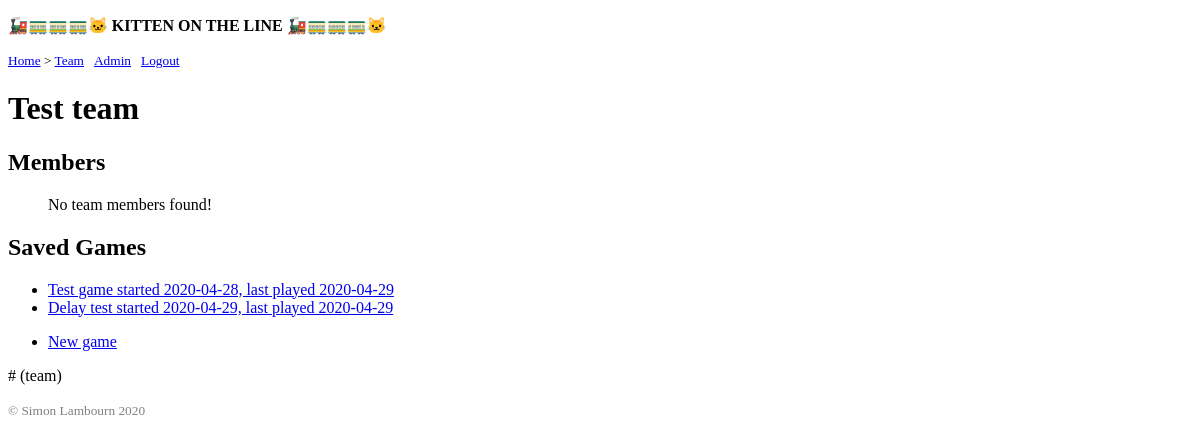
Before: /kittenontheline/team/1 (signed in) with the older database file.
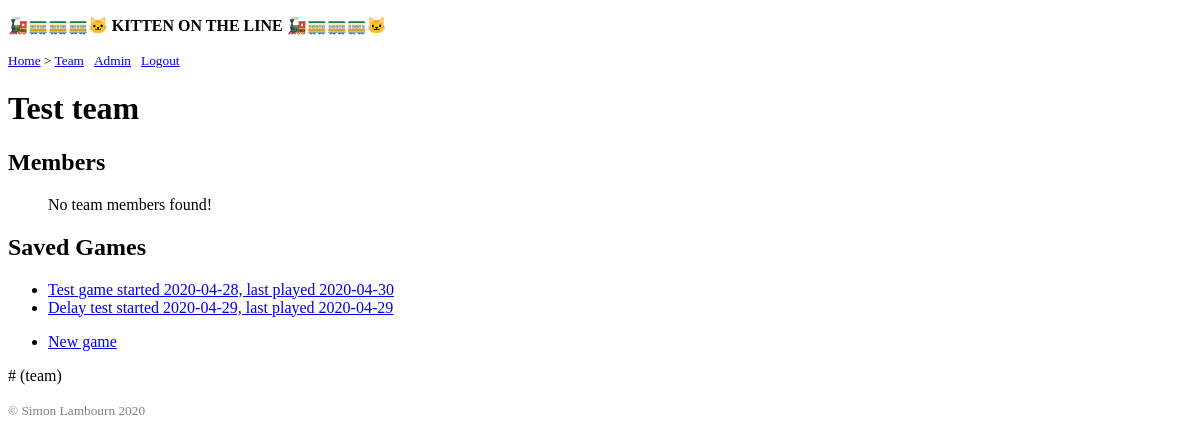
After: the same page with the newer database file.
### kitten/models.py (models this page shows, shortened)
class GameLevel:
    BASIC = 10
    INTERMEDIATE = 20
    ADVANCED = 30
    EXPERT = 40
    CHOICES = ((BASIC, 'Basic'),
               (INTERMEDIATE, 'Intermediate'),
               (ADVANCED, 'Advanced'),
               (EXPERT, 'Expert'))

class Game(models.Model, GameLevel):
    INCIDENT_LIMIT = 1  # per place
    INCIDENT_SEVERITY_VARIATION = 0.5  # in range  +/- variation
    name = models.CharField(max_length=40)
    started = models.DateField(auto_now_add=True)
    last_played = models.DateField(auto_now=True)
    teams = models.ManyToManyField(Team, related_name='games')
    network_name = models.CharField(max_length=40)
    incident_types = models.ManyToManyField(IncidentType)
    incident_rate = models.PositiveSmallIntegerField(
        default=100, help_text="average rate of incidents, with 100 generating"
        "1 incident per tick of the clock")
    level = models.IntegerField(choices=GameLevel.CHOICES)
    day_start_time = models.TimeField(default=datetime.time(hour=6))
    day_end_time = models.TimeField(default=datetime.time(hour=22))
    current_time = models.DateTimeField(auto_now_add=True, null=True)
    game_round_duration = models.DurationField(default=Network.TICK_STAGE)
    tick_interval = models.DurationField(default=Network.TICK_SINGLE)
    delay = models.PositiveIntegerField(default=0)
    class meta:
        unique_together = [['name', 'team']]
    def __str__(self):
        return f"{self.name if self.name else ''} started {self.started}, "\
            f"last played {self.last_played}"
    def tick(self, save=False):
        """ run the game for one tick of the clock """
        self.sprinkle_incidents()
        for line in self.lines.all():
            line.resolve_incidents()
            line.update_trains(self.current_time)
        self.current_time += self.tick_interval
        self.save()

### kitten/views.py (the view)
# urls.py: url(r'^team/(?P<team_id>[0-9]+)/?$', views.team, name='team'),
@login_required
def team(request, team_id):
    team = get_object_or_404(Team, pk=team_id)
    games = Game.objects.filter(teams__pk=team.pk)
    return render(request, 'kitten/team.html', {'games': games, 'team': team})

### kitten/templatetags/breadcrumb.py (called while the page is built)
@register.tag
def breadcrumb_url(parser, token):
    bits = token.split_contents()
    if len(bits) == 2:
        return breadcrumb(parser, token)
    title = bits.pop(1)
    token.contents = ' '.join(bits)
    url_node = url(parser, token)
    return UrlBreadcrumbNode(title, url_node)

def create_crumb(title, url=None):
    '''crumb = """<span class="breadcrumbs-arrow">""" \
            """<img src="/media/images/arrow.gif" alt="Arrow">""" \
            """</span>"""
    '''
    crumb = ''  # remove arrow: use a dot in template.
    if url:
        crumb = "%s<a href='%s'>%s</a>" % (crumb, url, title)
    else:
        crumb = "%s&nbsp;&nbsp;%s" % (crumb, title)
    return crumb

    def render(self, context):
        title = self.title.var
        if title.find("'") == -1 and title.find('"') == -1:
            try:
                val = self.title
                title = val.resolve(context)
            except:
                title = ''
        else:
            title = title.strip("'").strip('"')
            title = smart_unicode(title)
        url = self.url_node.render(context)
        return create_crumb(title, url)

### templates/kitten/team.html (shortened to what this page needs)
{% extends 'kitten/base.html' %}
{% block content %}
{% if team %}
<h1>{{ team.name }}</h1>
<h2>Members</h2>
<ul>
{% for user in team.members.objects.all %}
<li>{{ user }}</li>
{% empty %}
<p>No team members found!</p>
{% endfor %}
</ul>
<h2>Saved Games</h2>
<ul>
{% for game in games %}
<li><a href="{% url 'game' game.id team.id %}">{{ game }}</a>
{% empty %}
<li>(no saved games)</li>
{% endfor %}
</ul>
<ul>
<li><a href="{% url 'game_new' team.id %}">New game</a>
</ul>
{% else %}
<h2>No teams found</h2>
<p>You aren't in any teams.  Please contact Simon to be added to a team</p>
{% endif %}  # (team)
{% endblock %}

Changed rows visible on the page:
changed Game: name+started+last_played "Test game started 2020-04-28, last played 2020-04-29" → "Test game started 2020-04-28, last played 2020-04-30"
